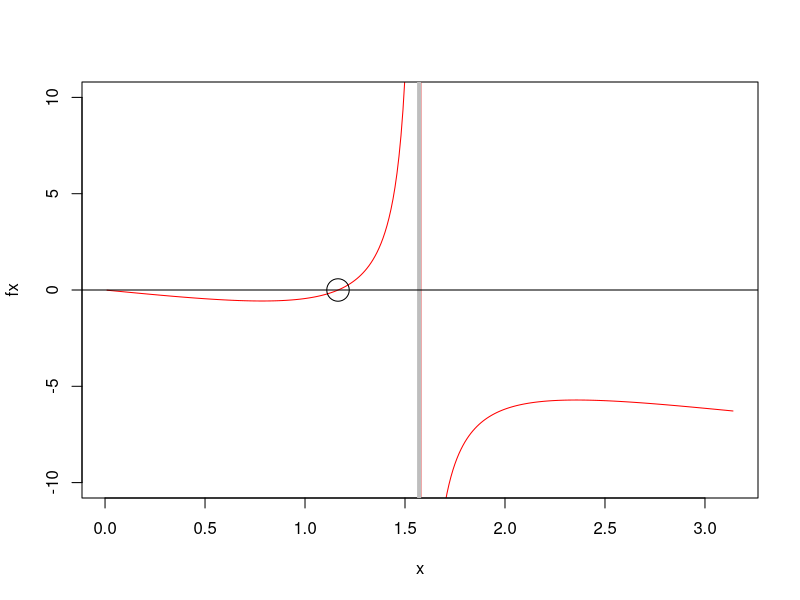

The R source for this figure:
## ---- chunk 1
x=seq(0.01,3.14,by=0.01)
fx=tan(x) - 2*x
plot(x,fx,type='l',col='red',ylim=c(-10,10))
abline(v=pi/2,lwd=4,col='gray')
abline(h=0)
points(1.165,0,pch=1,cex=3)

## ---- chunk 2
n=0
epsilon=.000001
delta=.00001
a=0.0+epsilon
b=pi/2-epsilon
x=seq(a,b,by=epsilon)
fx=tan(x) - 2*x
while (n<100 & (b-a)>delta) {
  n = n+1
  if ( fx[1]/abs(fx[1]) == fx[round(length(fx)/2)]/abs(fx[round(length(fx)/2)]) ) {
    a=x[round(length(x)/2)]
    b=b
  } else {
    a=a
    b=x[round(length(x)/2)]
  }
  x=seq(a,b,by=epsilon)
  fx=tan(x) - 2*x
}
sprintf("The number of iteration is: %d",n)
sprintf("The interval length is:  %f",(b-a))
sprintf("The approximate root is at:  %f",(b+a)/2)
sprintf("Which evaluates as:  %f",tan((b+a)/2) - 2*(b+a)/2)
## ---- chunk 3
f <- function(x) {
  return(tan(x) - 2*x)
}

epsilon=.0001
delta=.001
x0 = 1.0
f.x = f(x0)
n=0
while (n<20 & abs(f.x)>epsilon) {
  n=n+1
  df.dx = (f(x0+delta)-f(x0))/delta
  x1 = (x0 - (f(x0)/df.dx))
  x0 = x1
  f.x = f(x0)
}
sprintf("The number of iterations is: %d",n)
sprintf("The approximate root is at: %f",x0)
sprintf("Which evaluates as: %f",f(x0))
## ---- chunk 4
f <- function(x) {
  return(tan(x) - 2*x)
}

epsilon=.0001
delta=.001
x0 = pi/4
f.x = f(x0)
n=0
while (n<20 & abs(f.x)>epsilon) {
  n=n+1
  df.dx = (f(x0+delta)-f(x0))/delta
  x1 = (x0 - (f(x0)/df.dx))
  x0 = x1
  f.x = f(x0)
}
sprintf("The number of iterations is: %d",n)
sprintf("The approximate root is at: %f",x0)
sprintf("Which evaluates as: %f",f(x0))
## ---- chunk 5
f <- function(X,A,Z) {
  return( t(X-Z)%*%(A%*%(X-Z)) )
}

grad <- function(x){
  return(t(t(c(4*x[1,1]+2*x[2,1]-8,6*x[2,1]+2*x[1,1]-14))))
}

hess <- function(x){
  return(rbind(c(4,2),c(2,6)))
}

vlen <- function(v) {
  return(sum(v^2)^0.5)
}

A=rbind(c(2,1),c(1,3))
Z=t(t(c(1,2)))
x0=t(t(c(0,0)))

epsilon=.0001
delta=t(t(c(.001,.001)))
f.x = f(x0,A,Z)
n=0
while (n<20 & vlen(f.x)>epsilon) {
  n=n+1
  x1 = x0-solve(hess(x0))%*%grad(x0)
  x0 = x1
  f.x = f(x0,A,Z)
  print(vlen(f.x))
}
sprintf("The number of iterations is: %d",n)
print("The approximate root is at:")
print(x0)
print("Which evaluates as: ")
print(f.x)
## ---- chunk 6
f <- function(X,A,Z) {
  return( t(X-Z)%*%(A%*%(X-Z)) )
}

grad <- function(x){
  return(t(t(c(4*x[1,1]+2*x[2,1]-8,6*x[2,1]+2*x[1,1]-14))))
}

A=rbind(c(2,1),c(1,3))
Z=t(t(c(1,2)))
x0=t(t(c(0,0)))
f.x = f(x0,A,Z)

x1=x0
alpha=0.5
for (i in 1:20) {
  x1 <- x1 - alpha * grad(x1)   
}
x1
## ---- chunk 7
# 2x2
LT <- function (A) {
  A[1,2]=0
  return(A)
}
UT <- function (A) {
  A[1,1]=0
  A[2,1]=0
  A[2,2]=0
  return(A)
}

A=rbind(c(2,1),c(1,3))
Z=t(t(c(1,2)))
x0=t(t(c(0,0)))
b=x0-Z
T=-1*solve(LT(A))%*%UT(A)
C=solve(LT(A))%*%b

x=x0
print(x)
for (i in 1:20) {
  x=T%*%x + C
  print(x)
}

